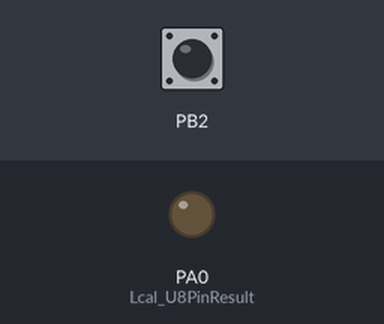
A program run on a simulated ATmega32, built with avr-gcc and emulated at 8 MHz. On the bench: output pins drawn as LEDs (lit = HIGH). The test bench sets the inputs (shaded band); at power-on: PB2 HIGH.

Above: at 1.2 s.
1.3 s: PB2 pulled LOW for 0.15 s
At 1.8 s:
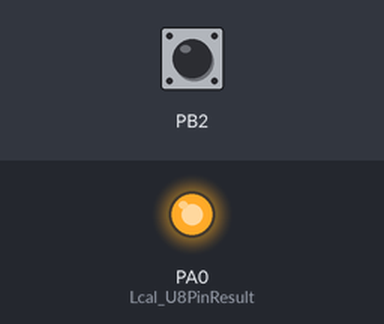
4.4 s: PB2 pulled LOW for 1 s
At 5.2 s:
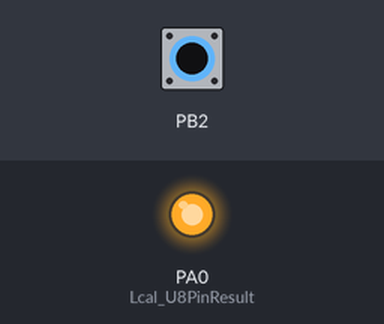
6.9 s: PB2 pulled LOW for 3.2 s
At 17.4 s:
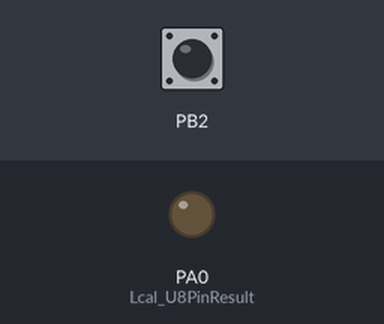
Timing chart, 0 to 17.6 s (numbered marks = the images above; inputs shaded):
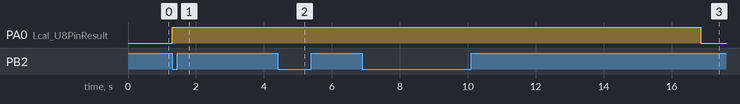

Measured:
- after the input at 1.3 s, PA0 (Lcal_U8PinResult): LOW → HIGH at once
- after the input at 4.4 s, PA0 (Lcal_U8PinResult): stays HIGH (without the input it goes to LOW after 2.1 s)
- after the input at 6.9 s, PA0 (Lcal_U8PinResult): HIGH → LOW after 10.0 s instead of 4.8 s

The program:

main.c
```c
/*

 * main.c
 *
 *  Created on: Jan 21, 2021
 *      Author: Khaled
 */
#include "STD_TYPES.h"
#include "BIT_MATH.h"
#include "DIO_interface.h"
#include "EXTI_interface.h"

void main(void)
{
	DIO_VidSetPinDirection(PORTA,PIN0,OUTPUT);
	DIO_VidSetPinDirection(PORTB,PIN2,INPUT);
	DIO_VidSetPinValue(PORTB,PIN2,HIGH);  // active high 1
	EXIT_voidInit();
	EXTI_voidEnable();
	GIE_voidEnable();

	while(1)
	{


	}


}
```

BIT_MATH.h
```c
/*********Author : Khalid Mosaad Zakaria */

/*********Date   :   20/1/2021          */
/*********Version: 1                     */
/****************Desc: *******************/

#ifndef _BIT_MATH_H
#define _BIT_MATH_H

#define SET_BIT(VAR,BITNO) (VAR) |=  (1 << (BITNO))
#define CLR_BIT(VAR,BITNO) (VAR) &= ~(1 << (BITNO))
#define TOG_BIT(VAR,BITNO) (VAR) ^=  (1 << (BITNO))
#define GET_BIT(VAR,BITNO) (((VAR) >> (BITNO)) & 0x01)


#endif
```

DIO_config.h
```c
/*********Author : Khalid Mosaad Zakaria */

/*********Date   :   20/1/2021          */
/*********Version: 1                     */
/****************Desc: *******************/

#ifndef _DIO_CONFIG_H
#define _DIO_CONFIG_H


/*
PORT OPTIONS:
	PORTA
	PORTB
	PORTC
	PORTD
*/

/*
PINS OPTIONS
	PIN0
	PIN1
	PIN2
	PIN3
	PIN4
	PIN5
	PIN6
	PIN7
*/

#endif
```

DIO_interface.h
```c
/*********Author : Khalid Mosaad Zakaria */

/*********Date   :   20/1/2021          */
/*********Version: 1                     */
/****************Desc: *******************/

#ifndef  DIO_interface_h_
#define  DIO_interface_h_

#define		PORTA	0
#define		PORTB	1
#define		PORTC	2
#define		PORTD	3


#define 	PIN0	0
#define 	PIN1	1
#define 	PIN2	2
#define 	PIN3	3
#define 	PIN4	4
#define 	PIN5	5
#define 	PIN6	7
#define 	PIN7	7


#define		INPUT	0
#define		OUTPUT	1

#define		HIGH	1
#define		LOW		0

#define		ALL_INPUT	0x00
#define		ALL_OUTPUT	0xff


void DIO_VidSetPinDirection		(u8 copy_u8port, u8 copy_U8pin, u8 copy_U8state);
void DIO_VidSetPinValue			(u8 copy_u8port, u8 copy_U8pin, u8 copy_U8value);
u8 DIO_VidGetPinValue			(u8 copy_u8port, u8 Copy_U8Pin);
void DIO_VidSetPortDirection	(u8 copy_u8port, u8 copy_U8state);
void DIO_VidSetPortValue		(u8 copy_u8port, u8 copy_U8value);
void DIO_VidTogglePin			(u8 copy_u8port, u8 copy_U8pin);
u8 DIO_u8GetPortValue			(u8 copy_u8port);

#endif
```

DIO_program.c
```c
/*********Author : Khalid Mosaad Zakaria */

/*********Date   :   29/11/2020          */
/*********Version: 1                     */
/****************Desc: *******************/

#include"STD_TYPES.h"
#include"BIT_MATH.h"
#include"DIO_register.h"
#include"DIO_config.h"
#include"DIO_interface.h"

void DIO_VidSetPinDirection		(u8 copy_u8port, u8 copy_U8pin, u8 copy_U8state)
{
	if(OUTPUT==copy_U8state)
	{
		switch (copy_u8port)
		{
			case PORTA:SET_BIT(DDRA, copy_U8pin); break;
			case PORTB:SET_BIT(DDRB, copy_U8pin); break;
			case PORTC:SET_BIT(DDRC, copy_U8pin); break;
			case PORTD:SET_BIT(DDRD, copy_U8pin); break;

		}
	}
	else if(INPUT==copy_U8state)
	{
		switch(copy_u8port)
		{
			case PORTA:CLR_BIT(DDRA, copy_U8pin); break;
			case PORTB:CLR_BIT(DDRB, copy_U8pin); break;
		    case PORTC:CLR_BIT(DDRC, copy_U8pin); break;
		    case PORTD:CLR_BIT(DDRD, copy_U8pin); break;
		}
	}
	else
	{

	}

}
void DIO_VidSetPinValue			(u8 copy_u8port, u8 copy_U8pin, u8 copy_U8value)
{
	if(HIGH==copy_U8value)
	{
		switch (copy_u8port)
		{
			case PORTA:SET_BIT(PORT_A, copy_U8pin); break;
			case PORTB:SET_BIT(PORT_B, copy_U8pin); break;
			case PORTC:SET_BIT(PORT_C, copy_U8pin); break;
			case PORTD:SET_BIT(PORT_D, copy_U8pin); break;

		}
	}
	else if(LOW==copy_U8value)
	{
		switch(copy_u8port)
		{
			case PORTA:CLR_BIT(PORT_A, copy_U8pin); break;
			case PORTB:CLR_BIT(PORT_B, copy_U8pin); break;
		    case PORTC:CLR_BIT(PORT_C, copy_U8pin); break;
		    case PORTD:CLR_BIT(PORT_D, copy_U8pin); break;
		}
	}
	else
	{

	}


}


u8 DIO_VidGetPinValue			(u8 copy_u8port, u8 Copy_U8Pin)
{
	u8 Lcal_U8PinResult=0;
	switch(copy_u8port){

			case PORTA :		Lcal_U8PinResult=GET_BIT(PINA,Copy_U8Pin);	        break;
			case PORTB :		Lcal_U8PinResult=GET_BIT(PINB,Copy_U8Pin); 		    break;
			case PORTC :		Lcal_U8PinResult=GET_BIT(PINC,Copy_U8Pin);			break;
			case PORTD :		Lcal_U8PinResult=GET_BIT(PIND,Copy_U8Pin);			break;

			}


return(Lcal_U8PinResult);


}

void DIO_VidSetPortDirection	(u8 copy_u8port, u8 copy_U8state)
{

	if(OUTPUT==copy_U8state)
	{
		switch (copy_u8port)
		{
			case PORTA:DDRA= ALL_OUTPUT		; break;
			case PORTB:DDRB= ALL_OUTPUT		; break;
			case PORTC:DDRC= ALL_OUTPUT		; break;
			case PORTD:DDRD= ALL_OUTPUT		; break;

		}
	}
	else if(INPUT==copy_U8state)
	{
		switch(copy_u8port)
		{
			case PORTA:DDRA= ALL_INPUT		; break;
			case PORTB:DDRB= ALL_INPUT		; break;
			case PORTC:DDRC= ALL_INPUT		; break;
			case PORTD:DDRD= ALL_INPUT		; break;
		}
	}
	else
	{

	}


}
void DIO_VidSetPortValue		(u8 copy_u8port, u8 copy_U8value)
{

		switch (copy_u8port)
		{
			case PORTA:PORT_A=copy_U8value		; break;
			case PORTB:PORT_B=copy_U8value		; break;
			case PORTC:PORT_C=copy_U8value		; break;
			case PORTD:PORT_D=copy_U8value		; break;

		}


}

void DIO_VidTogglePin			(u8 copy_u8port, u8 copy_U8pin)
{

		switch (copy_u8port)
		{
					case PORTA:TOG_BIT(PORT_A, copy_U8pin); break;
					case PORTB:TOG_BIT(PORT_B, copy_U8pin); break;
					case PORTC:TOG_BIT(PORT_C, copy_U8pin); break;
					case PORTD:TOG_BIT(PORT_D, copy_U8pin); break;
		}

}

u8 DIO_u8GetPortValue(u8 copy_u8port)
{
		u8 Lcal_U8PortResult=0;
	switch(copy_u8port){

			case PORTA :	Lcal_U8PortResult=PINA;	        break;
			case PORTB :	Lcal_U8PortResult=PINB; 		    break;
			case PORTC :	Lcal_U8PortResult=PINC;			break;
			case PORTD :	Lcal_U8PortResult=PIND;			break;

			}


return(Lcal_U8PortResult);


}
```

DIO_register.h
```c
/*********Author : Khalid Mosaad Zakaria */

/*********Date   :   20/1/2021          */
/*********Version: 1                     */
/****************Desc: *******************/

#ifndef _DIO_REGISTER_
#define _DIO_REGISTER_

#define DDRA *((u8*)0x3A)
#define DDRC *((u8*)0x34)
#define DDRB *((u8*)0x37)
#define DDRD *((u8*)0x31)

#define PORT_A *((u8*)0x3B)
#define PORT_B *((u8*)0x38)
#define PORT_C *((u8*)0x35)
#define PORT_D *((u8*)0x32)

#define PINA *((volatile u8*)0x39)
#define PINB *((volatile u8*)0x36)
#define PINC *((volatile u8*)0x33)
#define PIND *((volatile u8*)0x30)

#endif
```

EXTI_config.h
```c
/*********Author : Khalid Mosaad Zakaria */

/*********Date   :   20/1/2021          */
/*********Version: 2                     */
/****************Desc: *******************/
#ifndef EXTI_CONFIG_H_
#define EXTI_CONFIG_H_
/* Options of EXTI

INT0
INT1
INT2

*/
#define	EXTI	INT2

/* Options of Trigger

// INT0, INT1 OPTIONS
FALLING
RISING
LOW_LEVEL


//INT2 OPTIONS

FALLING
RISING
*/
#define	TRIGGER	FALLING


#endif
```

EXTI_interface.h
```c
/*********Author : Khalid Mosaad Zakaria */

/*********Date   :   20/1/2021          */
/*********Version: 2                     */
/****************Desc: *******************/

#ifndef EXTI_INTERFACE_H_
#define EXTI_INTERFACE_H_

void EXIT_voidInit(void);
void EXTI_voidEnable(void);
void EXTI_voidDisable(void);
void GIE_voidEnable(void);
void GIE_voidDisable(void);
void __vrctor_1(void);
void __vector_2(void);
void __vector_3(void);


#endif
```

EXTI_private.h
```c
/*********Author : Khalid Mosaad Zakaria */

/*********Date   :   20/1/2021          */
/*********Version: 2                     */
/****************Desc: *******************/

#ifndef EXTI_PRIVATE_H_
#define EXTI_PRIVATE_H_

#define		FALLING		0
#define		RISING		1
#define		LOW_LEVEL	2
#define		ANY_LOGICAL	2

#define		INT0		0
#define		INT1		1
#define		INT2		2


/* MCUCR REGISTER*/
#define	ISC00			0
#define	ISC01			1
#define	ISC10			2
#define	ISC11			3
#define	SM0				4
#define	SM1				5
#define	SM2				6
#define	SE				7
#define MCUCR *((volatile u8*)0x55)


/* GICR REGISTER*/
#define	IVCE			0
#define	IVSEL			1
#define	RESERVED		2
#define	RESERVED1		3
#define	RESERVED2		4
#define	INT2E			5
#define	INT0E			6
#define	INT1E			7

#define GICR  *((volatile u8*)0x5b)


#define		ISC2		6
#define MCUCSR  *((volatile u8*)0x54)
/* SREG REGISTER*/
#define	GIE				7

#define SREG  *((volatile u8*)0x5f)


void __vector_1(void) __attribute__((signal));
void __vector_2(void) __attribute__((signal));
void __vector_3(void) __attribute__((signal));


#endif
```

EXTI_program.c
```c
/*********Author : Khalid Mosaad Zakaria */

/*********Date   :   20/1/2021          */
/*********Version: 2                     */
/****************Desc: *******************/

#include"STD_TYPES.h"
#include"BIT_MATH.h"
#include"DIO_interface.h"
#include"EXTI_interface.h"
#include"EXTI_config.h"
#include"EXTI_private.h"
#include"util/delay.h"
void EXIT_voidInit(void)
{

#if EXTI==INT0
	#if TRIGGER == FALLING
		SET_BIT(MCUCR,ISC01);
		CLR_BIT(MCUCR,ISC00);
	#elif TRIGGER == RISING
		SET_BIT(MCUCR,ISC01);
		SET_BIT(MCUCR,ISC00);
	#elif TRIGGER == ANY_LOGICAL
		SET_BIT(MCUCR,ISC00);
		CLR_BIT(MCUCR,ISC01);
	#elif TRIGGER == LOW_LEVEL
		CLR_BIT(MCUCR,ISC01);
		CLR_BIT(MCUCR,ISC00);

	#endif

#elif EXTI==INT1
	#if TRIGGER == FALLING
		SET_BIT(MCUCR,ISC11);
		CLR_BIT(MCUCR,ISC10);
	#elif TRIGGER == RISING
		SET_BIT(MCUCR,ISC11);
		SET_BIT(MCUCR,ISC10);
	#elif TRIGGER == ANY_LOGICAL
		SET_BIT(MCUCR,ISC11);
		CLR_BIT(MCUCR,ISC10);
	#elif TRIGGER == LOW_LEVEL
		CLR_BIT(MCUCR,ISC11);
		CLR_BIT(MCUCR,ISC10);

	#endif


#elif EXTI==INT2
	#if TRIGGER == FALLING
		CLR_BIT(MCUCR,ISC2);
	#elif TRIGGER == RISING
		SET_BIT(MCUCSR,ISC2);
	#endif


#endif

}

void EXTI_voidEnable(void)
{
	//PIE= Enable
	#if EXTI==INT0
		SET_BIT(GICR,INT0E);
	#elif EXTI==INT1
		SET_BIT(GICR,INT1E);
	#elif EXTI==INT2
		SET_BIT(GICR,INT2E);

	#endif


}


void EXTI_voidDisable(void)
{
	#if EXTI==INT0
		CLR_BIT(GICR,INT0E);
	#elif EXTI==INT1
		CLR_BIT(GICR,INT1E);
	#elif EXTI==INT2
		CLR_BIT(GICR,INT2E);

	#endif
}

void GIE_voidEnable(void)
{
	// GIE
	SET_BIT(SREG,GIE);

}

void GIE_voidDisable(void)
{
	// GIE
	CLR_BIT(SREG,GIE);

}


void __vector_1(void)
{

	DIO_VidSetPinValue(PORTA,PIN0,HIGH);
	_delay_ms(5000);
	DIO_VidSetPinValue(PORTA,PIN0,LOW);

}

void __vector_2(void)
{

	DIO_VidSetPinValue(PORTA,PIN0,HIGH);
	_delay_ms(5000);
	DIO_VidSetPinValue(PORTA,PIN0,LOW);

}

void __vector_3(void)
{

	DIO_VidSetPinValue(PORTA,PIN0,HIGH);
	_delay_ms(5000);
	DIO_VidSetPinValue(PORTA,PIN0,LOW);

}
```

STD_TYPES.h
```c
/*********Author : Khalid Mosaad Zakaria */

/*********Date   :   20/1/2021          */
/*********Version: 1                     */
/****************Desc: *******************/

#ifndef	_STD_TYPES_H_
#define _STD_TYPES_H_


typedef unsigned char u8;
typedef unsigned short int u16;
typedef unsigned long int u32;
typedef signed char s8;
typedef signed short int s16;
typedef signed long int s32;
typedef float f32;
typedef double f64;


#endif
```
